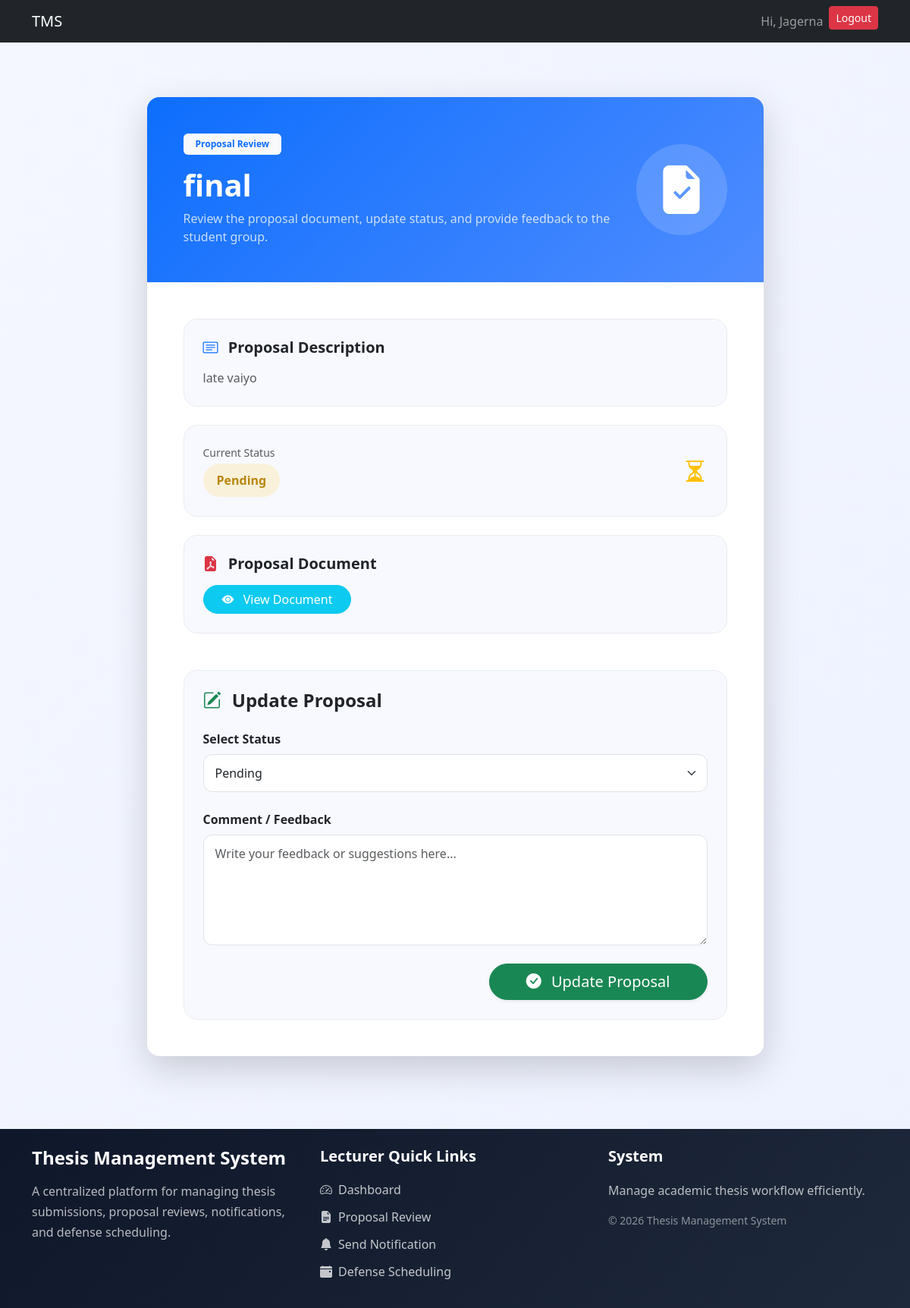
Screenshot of /thesis/lecturer/review/9/ (signed in) with the database file from the repository.
### users/models.py (models this page shows, shortened)
class User(AbstractUser):
    username = models.CharField(max_length=100, unique=True)
    email = models.EmailField(unique=True)
    role = models.CharField(max_length=10, choices=ROLE_CHOICES)
    USERNAME_FIELD = "email"
    REQUIRED_FIELDS = ["username"]

### thesis/models.py (models this page shows, shortened)
class Proposal(models.Model):
    group = models.ForeignKey('ThesisGroup', on_delete=models.CASCADE, related_name='proposals')
    title = models.CharField(max_length=255)
    description = models.TextField()
    document = models.FileField(upload_to='proposal_documents/')
    submitted_at = models.DateTimeField(auto_now_add=True)
    status = models.ForeignKey(ThesisStatus,on_delete=models.CASCADE)
    lecturer_comment = models.TextField(null=True,blank=True)
    supervisor_comment = models.TextField(null=True,blank=True)
    reviewed_by_lecturer = models.ForeignKey(Lecturer,on_delete=models.SET_NULL,null=True,blank=True,related_name="lecturer_reviews")
    reviewed_at = models.DateTimeField(null=True,blank=True)
    version = models.IntegerField(default=1)
    submitted_at = models.DateTimeField(auto_now_add=True)

class ThesisStatus(models.Model):
    name = models.CharField(max_length=50, unique=True)

### users/decorators.py (the view)
    def wrapper(request, *args, **kwargs):
        if request.user.role != 'lecturer':
            return redirect('login')
        return view_func(request, *args, **kwargs)

### thesis/views.py (called while the page is built, shortened)
@login_required
@lecturer_required
def review_proposal(request, proposal_id):
    lecturer = Lecturer.objects.get(
        user=request.user
    )
    proposal = get_object_or_404(
        Proposal,
        id=proposal_id,
        group__supervisor__user=request.user
    )
    statuses = ThesisStatus.objects.all()
    context = {
        'proposal': proposal,
        'statuses': statuses
    }
    return render(
        request,
        'thesis/review_proposal.html',
        context
    )

### thesis/templates/thesis/review_proposal.html (shortened to what this page needs)
{% extends "base.html" %}
{% block start %}
<div class="container py-5">
    <div class="row justify-content-center">
        <div class="col-lg-9">
            <div class="card proposal-card border-0 shadow-lg rounded-4 overflow-hidden">
                <div class="proposal-header text-white p-5">
                    <div class="d-flex flex-column flex-md-row justify-content-between align-items-center">
                        <div>
                            <span class="badge bg-light text-primary px-3 py-2 mb-3">
                                Proposal Review
                            </span>
                            <h1 class="fw-bold mb-2">
                                {{ proposal.title }}
                            </h1>
                            <p class="opacity-75 mb-0">
                                Review the proposal document, update status,
                                and provide feedback to the student group.
                            </p>
                        </div>
                        <div class="mt-4 mt-md-0">
                            <div class="header-icon">
                                <i class="bi bi-file-earmark-check-fill"></i>
                            </div>
                        </div>
                    </div>
                </div>
                <div class="card-body p-4 p-md-5">
                    <div class="content-box mb-4">
                        <h5 class="fw-bold mb-3">
                            <i class="bi bi-card-text text-primary me-2"></i>
                            Proposal Description
                        </h5>
                        <p class="text-muted mb-0">
                            {{ proposal.description }}
                        </p>
                    </div>
                    <div class="status-box mb-4">
                        <div class="d-flex align-items-center justify-content-between flex-wrap">
                            <div>
                                <small class="text-muted d-block mb-1">
                                    Current Status
                                </small>
                                <span class="status-badge">
                                    {{ proposal.status.name }}
                                </span>
                            </div>
                            <div class="mt-3 mt-md-0">
                                <i class="bi bi-hourglass-split status-icon"></i>
                            </div>
                        </div>
                    </div>
                    <div class="content-box mb-5">
                        <h5 class="fw-bold mb-3">
                            <i class="bi bi-file-earmark-pdf-fill text-danger me-2"></i>
                            Proposal Document
                        </h5>
                        {% if proposal.document %}
                        <a href="{{ proposal.document.url }}"
                           target="_blank"
                           class="btn btn-info text-white rounded-pill px-4">
                            <i class="bi bi-eye-fill me-2"></i>
                            View Document
                        </a>
                        {% else %}
                        <div class="alert alert-warning border-0 rounded-3 mb-0">
                            <i class="bi bi-exclamation-triangle-fill me-2"></i>
                            No document uploaded.
                        </div>
                        {% endif %}
                    </div>
                    <div class="review-section">
                        <h4 class="fw-bold mb-4">
                            <i class="bi bi-pencil-square text-success me-2"></i>
                            Update Proposal
                        </h4>
                        <form method="POST">
                            <div class="mb-4">
                                <label class="form-label fw-semibold">
                                    Select Status
                                </label>
                                <select name="status"
                                        class="form-select custom-input">
                                    {% for status in statuses %}
                                    <option value="{{ status.id }}">
                                        {{ status.name }}
                                    </option>
                                    {% endfor %}
                                </select>
                            </div>
                            <div class="mb-4">
                                <label class="form-label fw-semibold">
                                    Comment / Feedback
                                </label>
                                <textarea name="comment"
                                          class="form-control custom-input"
                                          rows="5"
                                          placeholder="Write your feedback or suggestions here..."></textarea>
                            </div>
                            <div class="text-end">
                                <button class="btn btn-success btn-lg rounded-pill px-5 shadow-sm">
                                    <i class="bi bi-check-circle-fill me-2"></i>
                                    Update Proposal
                                </button>
                            </div>
                        </form>
                    </div>
                </div>
            </div>
        </div>
    </div>
</div>
<link rel="stylesheet"
href="https://cdn.jsdelivr.net/npm/bootstrap-icons@1.11.3/font/bootstrap-icons.min.css">
{% endblock %}

### users/templates/base.html (shortened to what this page needs)
<!DOCTYPE html>
<html lang="en">
<head>
    <link href="https://cdn.jsdelivr.net/npm/bootstrap@5.3.8/dist/css/bootstrap.min.css" rel="stylesheet">
</head>
<body>
    <nav class="navbar navbar-expand-lg navbar-dark bg-dark">
        <div class="container">
            {% if request.user.is_authenticated %}
            {% if request.user.role == 'student' %}
            <a class="navbar-brand" href="{% url 'student_dashboard' %}">
                TMS
            </a>
            {% elif request.user.role == 'lecturer' %}
            <a class="navbar-brand" href="{% url 'lecturer_dashboard' %}">
                TMS
            </a>
            {% elif request.user.role == 'admin' %}
            <a class="navbar-brand" href="{% url 'admin_dashboard' %}">
                TMS
            </a>
            {% endif %}
            {% else %}
            <a class="navbar-brand" href="{% url 'login' %}">
                TMS
            </a>
            {% endif %}
            <div class="collapse navbar-collapse" id="navbarNav">
                <ul class="navbar-nav ms-auto">
                    {% if request.user.is_authenticated %}
                    <li class="nav-item">
                        <span class="nav-link">Hi, {{ request.user.first_name }}</span>
                    </li>
                    <li class="nav-item">
                        <a href="/logout/" class="btn btn-danger btn-sm">Logout</a>
                    </li>
                    {% endif %}
                </ul>
            </div>
        </div>
    </nav>
    <div class="container mt-4">
        {% block start %}
        {% endblock %}
    </div>
    <footer class="footer-section mt-5">
        <div class="container py-4">
            <div class="row g-4">
                <div class="col-lg-4">
                    <h4 class="fw-bold text-white mb-3">
                        Thesis Management System
                    </h4>
                    <p class="footer-text">
                        A centralized platform for managing thesis submissions,
                        proposal reviews, notifications, and defense scheduling.
                    </p>
                </div>
                {% if request.user.role == "lecturer" %}
                <div class="col-lg-4">
                    <h5 class="footer-title">
                        Lecturer Quick Links
                    </h5>
                    <ul class="footer-links">
                        <li>
                            <a href="{% url 'lecturer_dashboard' %}">
                                <i class="bi bi-speedometer2 me-2"></i>
                                Dashboard
                            </a>
                        </li>
                        <li>
                            <a href="{% url 'lecturer_proposals' %}">
                                <i class="bi bi-file-earmark-text-fill me-2"></i>
                                Proposal Review
                            </a>
                        </li>
                        <li>
                            <a href="{% url 'notification_center' %}">
                                <i class="bi bi-bell-fill me-2"></i>
                                Send Notification
                            </a>
                        </li>
                        <li>
                            <a href="{% url 'lecturer_groups' %}">
                                <i class="bi bi-calendar-event-fill me-2"></i>
                                Defense Scheduling
                            </a>
                        </li>
                    </ul>
                </div>
                {% endif %}
                <div class="col-lg-4">
                    <h5 class="footer-title">
                        System
                    </h5>
                    <p class="footer-text mb-2">
                        Manage academic thesis workflow efficiently.
                    </p>
                    <p class="footer-copy">
                        © 2026 Thesis Management System
                    </p>
                </div>
            </div>
        </div>
    </footer>
    <link rel="stylesheet" href="https://cdn.jsdelivr.net/npm/bootstrap-icons@1.11.3/font/bootstrap-icons.min.css">
</body>
</html>

### thesis/templates/thesis/review_proposal.html (style rules this page uses)
body { background: linear-gradient(to bottom right, #f4f7ff, #eef2ff); }
.rounded-4 { border-radius: 1.3rem; }
.proposal-card { background: white; }
.proposal-header { background: linear-gradient(135deg, #0d6efd, #4f8cff); }
.header-icon { width: 120px; height: 120px; border-radius: 50%; background: rgba(255,255,255,0.15); display: flex; align-items: center; justify-content: center; font-size: 4rem; }
.content-box, .status-box, .review-section { background: #f8f9ff; border: 1px solid #e9ecef; border-radius: 18px; padding: 25px; }
.status-badge { background: rgba(255,193,7,0.15); color: #b8860b; padding: 10px 18px; border-radius: 50px; font-weight: 600; display: inline-block; }
.status-icon { font-size: 2rem; color: #ffc107; }
.custom-input { border-radius: 12px; padding: 12px 15px; border: 1px solid #dee2e6; transition: 0.3s ease; }
textarea.custom-input { resize: vertical; }

### users/templates/base.html (style rules this page uses)
.footer-section { background: linear-gradient(135deg, #0f172a, #1e293b); color: white; margin-top: 80px; }
.footer-title { font-weight: 700; margin-bottom: 20px; color: #ffffff; }
.footer-text { color: rgba(255, 255, 255, 0.7); line-height: 1.7; }
.footer-copy { color: rgba(255, 255, 255, 0.5); margin-top: 15px; font-size: 14px; }
.footer-links { list-style: none; padding: 0; margin: 0; }
.footer-links li { margin-bottom: 12px; }
.footer-links a { color: rgba(255, 255, 255, 0.75); text-decoration: none; transition: 0.3s ease; display: inline-flex; align-items: center; }

### rows the page displays
User: user.first_name "Jagerna"
Proposal: title "final", description "late vaiyo", status.name "Pending"

### other values shown
form field status "Pending"
